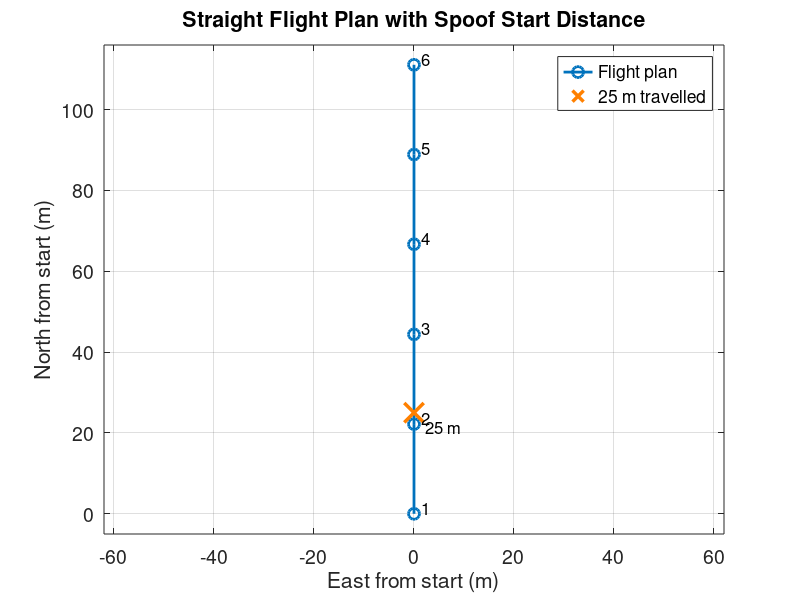

This chart was generated by the following MATLAB code:
% Straight Flight Plan with Spoof Start Distance
clear; clc; close all;

% Flight plan points
x = [0 0 0 0 0 0];
y = [0 22.2 44.4 66.7 88.9 111.1];

% Create figure
figure('Color','w');
plot(x, y, '-o', 'LineWidth', 2, 'MarkerSize', 8);
hold on;

% Mark spoof start exactly at 25 m with an orange X
plot(0, 25, 'x', ...
    'Color', [1 0.5 0], ...      % orange
    'MarkerSize', 14, ...
    'LineWidth', 2.5);

% Label flight plan points
for i = 1:length(x)
    text(x(i)+1.5, y(i)+1.5, num2str(i), 'FontSize', 12);
end

% Label the spoof point
text(2.2, 21.5, '25 m', 'FontSize', 12, 'Color', 'k');

% Title and axis labels
title('Straight Flight Plan with Spoof Start Distance', 'FontSize', 18);
xlabel('East from start (m)', 'FontSize', 14);
ylabel('North from start (m)', 'FontSize', 14);

% Legend
legend('Flight plan', '25 m travelled', 'Location', 'northeast');

% Axis formatting
xlim([-62 62]);
ylim([-5 116]);
grid on;
set(gca, 'FontSize', 14);
